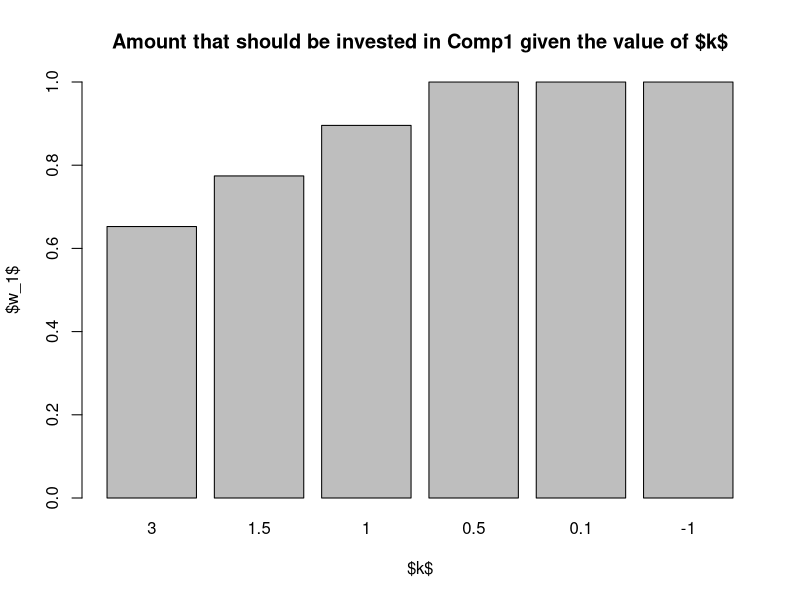
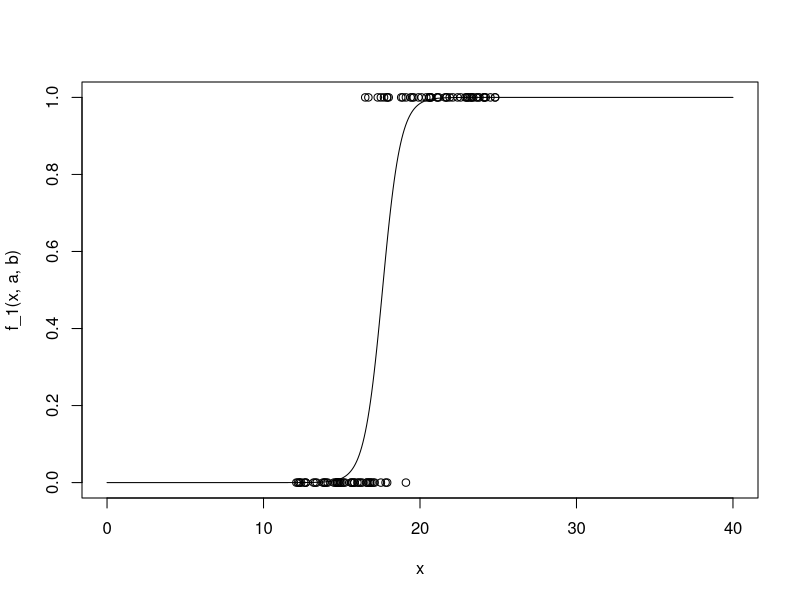
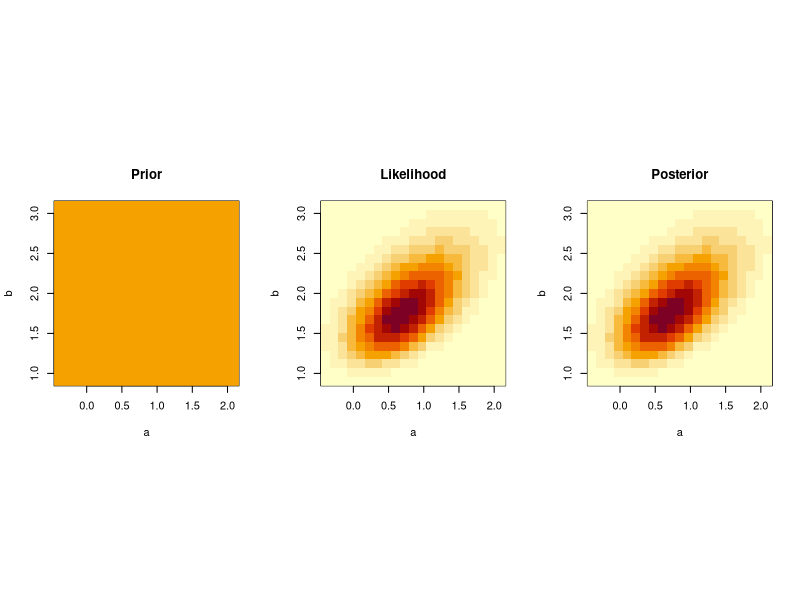
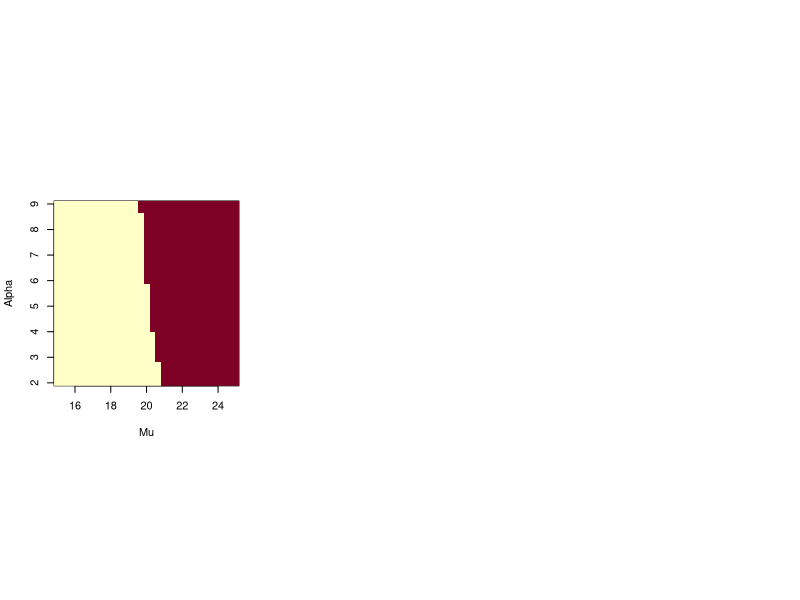

The R script that drew these images, in order: (Note: a time limit stopped this script after it produced the figures.)
# Assignment 1
# b) Optimize weight for the case with the two stocks
data <- read.csv2("stockdata.txt")
attach(data)

# XXX: These are transposed compared to the lecture notes
X <- cbind(Comp1, Comp2) # X_ji is the price of stock i after day j
Z <- diff(log(X)) # Z_ji := log(X_ij / X_i,j-1)
gamma <- apply(Z, 2, mean); Sigma <- var(Z) # Estimate parameters from data

optimizeWeights <- function(k) {
	result <- optimize(function(w_1) {
		w <- c(w_1, 1 - w_1) # Σw_i = 1 => w_2 = 1 - w_1
		crossprod(w, gamma) - k * crossprod(w, Sigma %*% w) / 2
	}, interval = c(0, 1), maximum = TRUE)
	result$maximum
}

k <- c(3, 1.5, 1, 0.5, 0.1, -1)
w_1 <- sapply(k, function(k) optimizeWeights(k))
barplot(w_1, main = "Amount that should be invested in Comp1 given the value of $k$",
	xlab = "$k$", ylab = "$w_1$",
	names.arg = k,
	ylim = 0:1)

# Assignment 2
# a) Fit logistic regression by numerical ML for the data given parameters a, b
matureKnee <- read.table("matureKnee.txt"); immatureKnee <- read.table("immatureKnee.txt")

f_1 <- function(x, a, b) 1 - 1 / (1 + exp(a + b * (x - 18)))
f_0 <- function(...) 1 - f_1(...)

# Likelihood function
L <- function(a = 1, b = 1.5) prod(f_1(matureKnee, a, b)) * prod(f_0(immatureKnee, a, b))
l <- function(a = 1, b = 1.5) sum(log(f_1(matureKnee, a, b))) + sum(log(f_0(immatureKnee, a, b)))

res <- optim(par = formals(l), fn = function(x) L(x[["a"]], x[["b"]]),
	control = list(fnscale = -1) # Maximize instead of minimize
)
a <- res$par[["a"]]; b <- res$par[["b"]]

# Plot the data together with the logistic regression curve
x <- seq(0, 40, length.out = 500)
plot(x, f_1(x, a, b), 'l')
points(x = matureKnee$V1, y = sapply(matureKnee$V1, function(x) 1))
points(x = immatureKnee$V1, y = sapply(immatureKnee$V1, function(x) 0))

# b) With a uniform prior, plot the posterior on a grid with values of a and b
a_min <- -0.4; a_max <- 2.1; b_min <- 0.9; b_max <- 3.1; grid_length <- 21
A <- seq(a_min, a_max, length.out = grid_length); B <- seq(b_min, b_max, length.out = grid_length)

normalize <- function(a) a / sum(a)

prior <- outer(A, B, FUN = Vectorize(function(A, B) 1 / grid_length^2)) # Uniform prior
likelihood <- outer(A, B, FUN = Vectorize(L))
posterior <- normalize(prior * likelihood)

par(mfrow = c(1, 3), pty="s")
for (grid in list(list(prior, "Prior"), list(likelihood, "Likelihood"), list(posterior, "Posterior"))) {
	image(A, B, grid[[1]], xlab = "a", ylab = "b",
		main = grid[[2]])
}

# c) Find μ, α in the distribution of true ages so that the optimal decision is to classify
# persons with mature knees as adults
local({
	B <- 10
	c_1 <<- function(x) ifelse(x <= 18, B, 1)
	c_2 <<- function(x) ifelse(x <= 18, B * (18 - x), x - 18)
})

# Density function of the distribution of true ages.
dtrueages <- function(x, mu, alpha) dgamma(x - 14, alpha, alpha / (mu - 14))

mu_min <- 15; mu_max <- 25; alpha_min <- 2; alpha_max <- 9; grid_length <- 31
Mu <- seq(mu_min, mu_max, length.out = grid_length);
Alpha <- seq(alpha_min, alpha_max, length.out = grid_length)

opt_mature_adults <- outer(Mu, Alpha, FUN = Vectorize(function(mu, alpha) {
		f <- function(x) dtrueages(x, mu, alpha) * f_1(x, a, b) * c_1(x)
		C_c <- integrate(f, lower = 18, upper = Inf)$value
		C_a <- integrate(f, lower = 0, upper = 18)$value
		C_c > C_a # Whether optimal to classify as adult
}))
image(Mu, Alpha, opt_mature_adults) # Red is TRUE

# d) Same as c) but sum over the uncertainty in the parameters a and b
opt_mature_adults2 <- outer(Mu, Alpha, FUN = Vectorize(function(mu, alpha) {
		integrate_out_ab_comp_C <- function(lower, upper) {
			abmap <- outer(A, B, FUN = Vectorize(function(a, b) {
					f <- function(x) dtrueages(x, mu, alpha) * f_1(x, a, b) * c_1(x)
					integrate(f, lower, upper)$value
			}))
			sum(posterior * abmap)
		}
		C_c <- integrate_out_ab_comp_C(lower = 18, upper = Inf)
		C_a <- integrate_out_ab_comp_C(lower = 0, upper = 18)
		C_c > C_a # Whether optimal to classify as adult
}))
image(Mu, Alpha, opt_mature_adults2) # Red is TRUE
